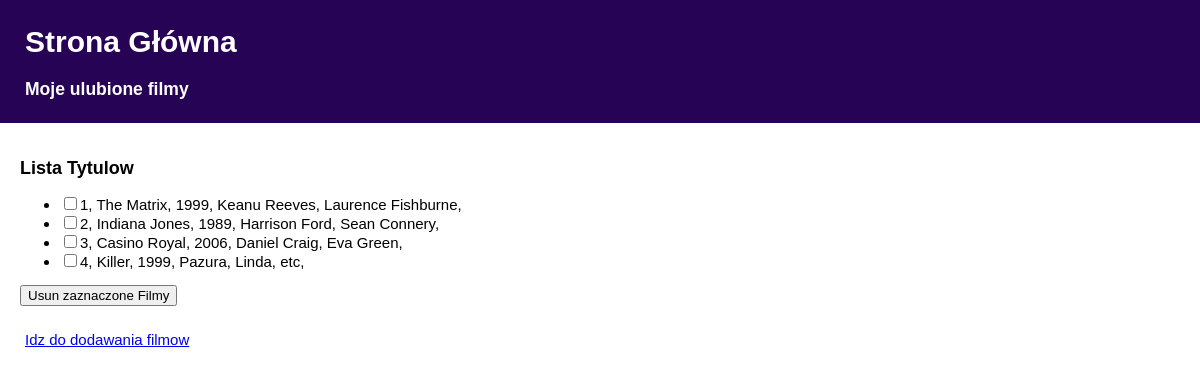
/, run on an earlier commit of the app's database.
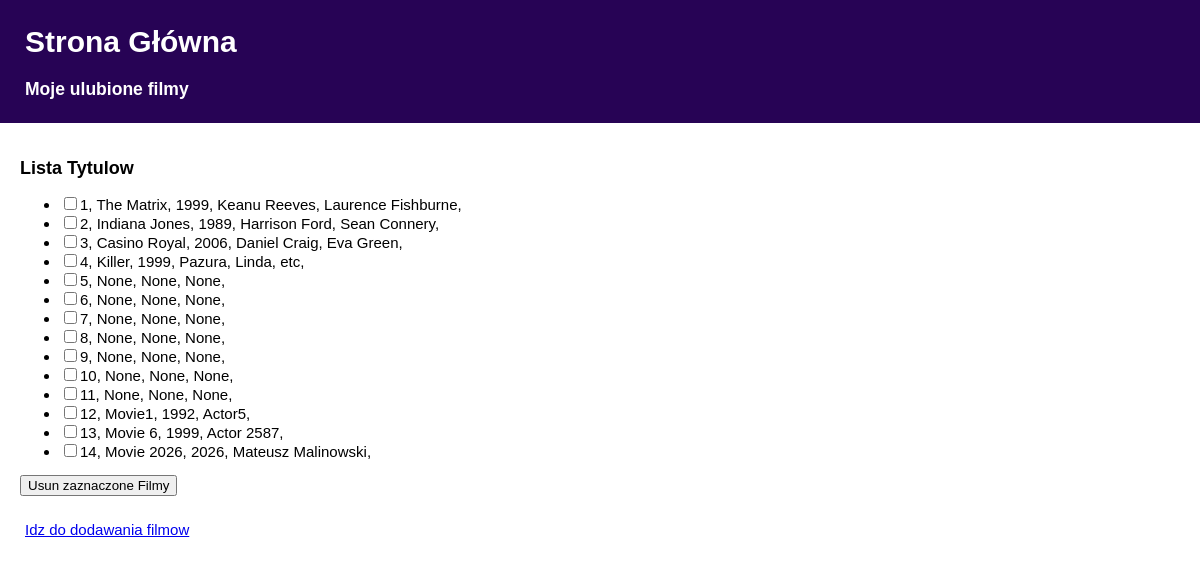
And on a later commit of the database.
### tables this page shows
CREATE TABLE "movies" (ID INTEGER PRIMARY KEY, title TEXT, year INTEGER, actors TEXT);

### src/flask_project.py (the view)
@app.route("/", methods=['GET'])
def home():
    if request.method == 'GET':
        db = sqlite3.connect('movies.db')
        cursor = db.cursor()
        cursor.execute('SELECT * FROM movies')
        return render_template('home.html', movies = cursor)

### src/templates/home.html (shortened to what this page needs)
<!DOCTYPE html>
<head>
</head>
<body>
    <header>
        <div class="container">
            <h1><b>Strona Główna</b></h1>
            <h3><b>Moje ulubione filmy</b></h3>
        </div>
    </header>
    <main>
    	<div class="container">
            <h2>Lista Tytulow</h2>
            <form method="POST" action="/deleteMovies">
            <ul name="superlista">
            {% for movie in movies %}
                <li><input type="checkbox" name="moviesToRemove" value={{ movie[0]}}>{{ movie[0] }}, {{ movie[1] }}, {{ movie[2] }}, {{ movie[3] }},</li>
            {% endfor %}
            </ul>
            <input type = "submit", value="Usun zaznaczone Filmy">
            </form>
        </div>
      </main>
    <footer>
        <div class="container">
          <a href='/addMovies'>Idz do dodawania filmow</a>
        </div>
    </footer>
</body>
</html>

What changed in the data, as far as the page shows it:
added movies: ID "5", title "None", year "None", actors "None"
added movies: ID "6", title "None", year "None", actors "None"
added movies: ID "7", title "None", year "None", actors "None"
added movies: ID "8", title "None", year "None", actors "None"
added movies: ID "9", title "None", year "None", actors "None"
added movies: ID "10", title "None", year "None", actors "None"
added movies: ID "11", title "None", year "None", actors "None"
added movies: ID "12", title "Movie1", year "1992", actors "Actor5"
added movies: ID "13", title "Movie 6", year "1999", actors "Actor 2587"
added movies: ID "14", title "Movie 2026", year "2026", actors "Mateusz Malinowski"
